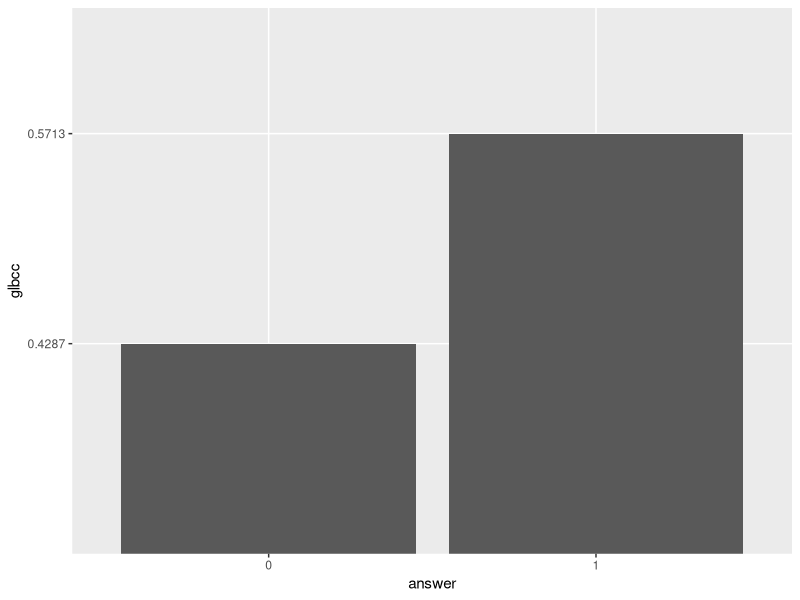
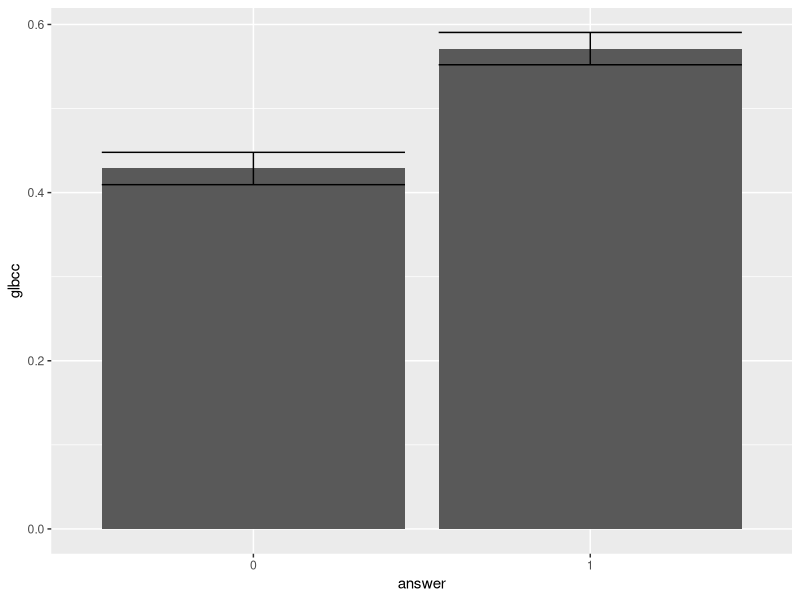
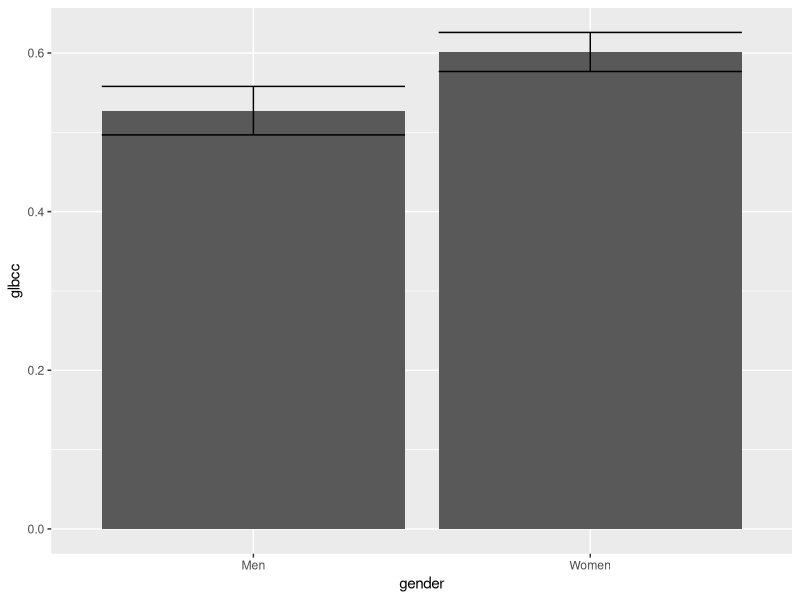
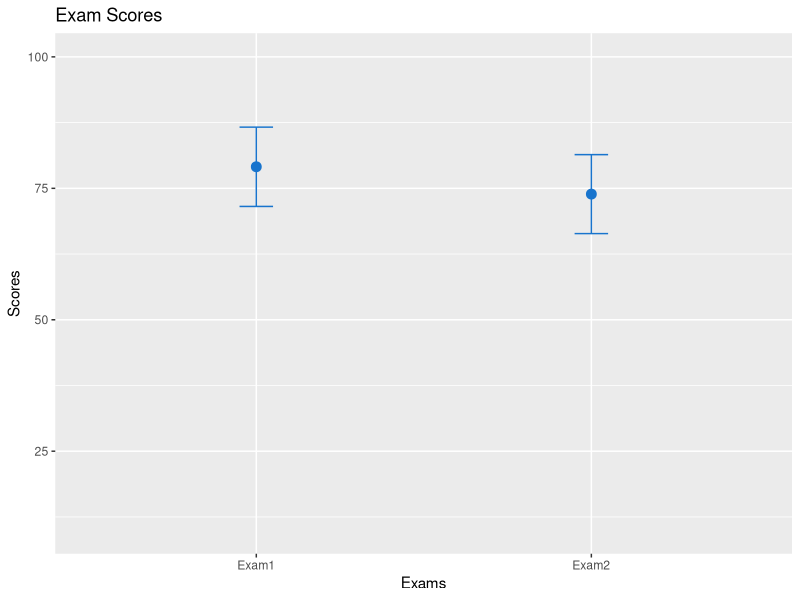
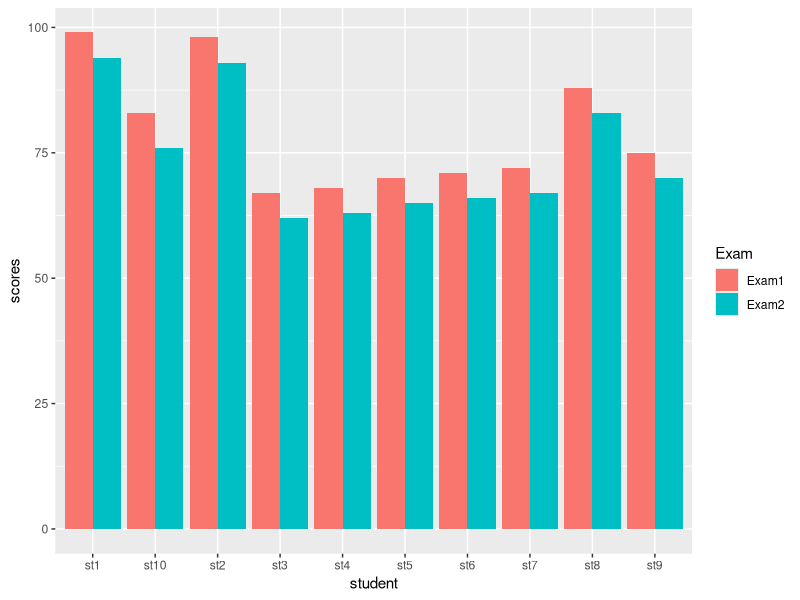

Source code (R) for these figures, in order:
## ---- chunk 1
knitr::opts_chunk$set(echo = TRUE)
setwd("~/Methods Labs")
ds <- read.csv("Class Data Set Factored.csv")
library(ggplot2)
library(psych)
library(car)
library(vcd)
options(scipen = 999)
## ---- chunk 2
t.gcc <- table(ds$glbcc)
t.gcc
## ---- chunk 3
p.t.gcc <- round(prop.table(t.gcc), 4)
p.t.gcc 
## ---- chunk 4
p.t.gcc
df <- data.frame(answer = c("0","1"), glbcc = c("0.4287", "0.5713"))
ggplot(df, aes(x=answer, y=glbcc)) +
  geom_bar(stat = "identity") 
## ---- chunk 5
se <-sqrt((0.5713*(1-0.5713)/2547)) 
se
## ---- chunk 6
se <- describe(ds$glbcc)$se
se
## ---- chunk 7
p.t.gcc
## ---- chunk 8
no <- 0.4287
yes <- 0.5713
## ---- chunk 9
no.up <- no + 1.96 * se
no.low <- no - 1.96 * se
yes.up <- yes + 1.96 * se
yes.low <- yes - 1.96 * se

## ---- chunk 10
df <- data.frame(answer = c("0", "1"), glbcc = c(no,yes), lower = c(no.low,yes.low),
                 upper = c(no.up, yes.up))
## ---- chunk 11
ggplot(df, aes(x=answer, y=glbcc)) +
  geom_bar(stat="identity")+
  geom_errorbar(aes(ymin=lower, ymax=upper))
## ---- chunk 12
t.gcc.gend <- table(ds$glbcc, ds$f.gender)
t.gcc.gend
t.gcc.gend.p <- round(prop.table(t.gcc.gend, 2), 4)
t.gcc.gend.p

## ---- chunk 13
yes.table <- t.gcc.gend.p[2,]
yes.table
## ---- chunk 14
men2 <- 0.5273
women2 <- 0.6013
## ---- chunk 15
male <- subset(ds, gender==1)
female <- subset(ds, gender==0)
## ---- chunk 16
men.se <- describe(male$glbcc)$se
women.se <- describe(female$glbcc)$se
## ---- chunk 17
men.up <- men2 + 1.96*men.se
men.low <- men2 - 1.96*men.se
women.up <- women2 + 1.96*women.se
women.low <- women2 - 1.96*women.se
## ---- chunk 18

df2 <- data.frame(gender = c("Men", "Women"), glbcc = c(men2,women2), lower = c(men.low,women.low),
                 upper = c(men.up, women.up))
## ---- chunk 19
ggplot(df2, aes(x=gender, y=glbcc)) +
  geom_bar(stat="identity") +
  geom_errorbar(aes(ymin=lower, ymax=upper))
## ---- chunk 20
women2 - men2
t.test(male$glbcc, female$glbcc)
## ---- chunk 21
ds$r.gccrsk <- recode(ds$glbcc_risk, "0:1=1; 2:3=2; 4:6=3; 7:8:=4; 9:10=5")
table(ds$r.gccrsk)
## ---- chunk 22
gcc.table <- table(ds$r.gccrsk, ds$f.gender)
gcc.table
## ---- chunk 23
round(prop.table(gcc.table, 2) * 100, 1)
## ---- chunk 24
chisq.test(gcc.table)
## ---- chunk 25
summary(gcc.table)
## ---- chunk 26
assocstats(gcc.table)
## ---- chunk 27
gcc.table2 <- table(ds$r.gccrsk, ds$f.ideology, ds$f.gender)
gcc.table2
## ---- chunk 28
chisq.test(gcc.table2[,,1])
assocstats(gcc.table2[,,1])
## ---- chunk 29
chisq.test(gcc.table2[,,2])
assocstats(gcc.table2[,,2])
## ---- chunk 30
ds$f.part <- recode(ds$f.party.2, "'Dem'='Dem'; 'Rep'='Rep'; else=NA")
table(ds$f.part)
## ---- chunk 31
by(ds$glbcc_risk, ds$f.part, describe)
## ---- chunk 32
leveneTest(ds$glbcc_risk, ds$f.part)
## ---- chunk 33
t.test(ds$glbcc_risk ~ ds$f.part, var.equal = FALSE) # var.equal=FALSE is default, you don't need to include it.
## ---- chunk 34
t.test(ds$glbcc_risk ~ ds$f.part, alt = "greater")
## ---- chunk 35
leveneTest(ds$glbcc_risk~ds$f.party.2)
## ---- chunk 36
TukeyHSD(aov(ds$glbcc_risk~ds$f.party.2))
## ---- chunk 37
pairwise.t.test(ds$glbcc_risk, ds$f.party.2, pool.sd=FALSE)
## ---- chunk 38
wilcox.test(ds$glbcc_risk ~ ds$f.part)
## ---- chunk 39
Student <- c("st1", "st2", "st3", "st4", "st5", "st6", "st7", "st8", "st9", "st10")
Exam1 <- c(99, 98, 67, 68, 70, 71, 72, 88, 75, 83)
Exam2 <- c(94, 93, 62, 63, 65, 66, 67, 83, 70, 76) 
exam.ds <- data.frame(Student, Exam1, Exam2)
exam.ds
## ---- chunk 40
var.test(exam.ds$Exam1, exam.ds$Exam2)

## ---- chunk 41
t.test(exam.ds$Exam1, exam.ds$Exam2, paired = TRUE, var.equal = TRUE)
## ---- chunk 42
t.test(exam.ds$Exam1, exam.ds$Exam2, paired = TRUE, var.equal = TRUE, alt = "greater")
## ---- chunk 43
exam1 <- mean(exam.ds$Exam1, na.rm = T)
exam2 <- mean(exam.ds$Exam2, na.rm = T)

## ---- chunk 44
exam1.se <- describe(exam.ds$Exam1)$se
exam2.se <- describe(exam.ds$Exam2)$se
## ---- chunk 45
exam1up <- exam1 + exam1.se*1.96
exam1low <- exam1 - exam1.se*1.96
exam2up <- exam2 + exam2.se*1.96
exam2low <- exam2 - exam2.se*1.96
## ---- chunk 46
test <- c("Exam1", "Exam2")
scores <- c(exam1, exam2)
upper <- c(exam1up, exam2up)
lower <- c(exam1low, exam2low)
examdf <- data.frame(test, scores, upper, lower)
## ---- chunk 47
ggplot(examdf, aes(x=test, y=scores)) + # building the basic aesthetic
  geom_point(size=3, shape=19, col = "dodgerblue3") + # telling R to place points, the shape and color as well.
  geom_errorbar(aes(ymin=lower, ymax=upper), width=.1, col="dodgerblue3") + # making error bars based on the confidence intervals
  ylim(10,100) + # Setting the y axis
  ggtitle("Exam Scores") + # Main title
  xlab("Exams") + # Name for x axis
  ylab("Scores") # Name for y axis
## ---- chunk 48
Exam <- rep(c("Exam1", "Exam2"), each = 10) # Repeats "Exam 1" 10 times and then "Exam 2" 10 times
student <- rep(c("st1", "st2", "st3", "st4", "st5", "st6", "st7", "st8", "st9", "st10"),2) # Repeats the 10 student names 2 times
scores <- c(99, 98, 67, 68, 70, 71, 72, 88, 75, 83, 94, 93, 62, 63, 65, 66, 67, 83, 70, 76) # Lists the 10 Exam 1 scores and then the 10 exam 2 scores. 
exam.com <- data.frame(Exam, student, scores) # Creates the data frame
## ---- chunk 49
exam.com
## ---- chunk 50

ggplot(exam.com, aes(x=student, y=scores, fill=Exam)) +
  geom_bar(stat="identity", position = position_dodge())
